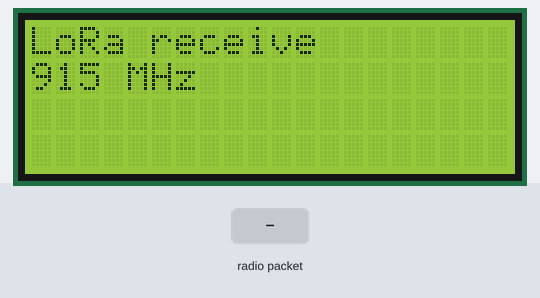
A sketch run on a simulated STM32 Blue Pill. Shown: 20×4 character LCD. Inputs (shaded band) come from the test bench. No radio packets arrive unless stated; what the sketch prints to the serial monitor is not drawn.

Above: at 0.2 s.
6.4 s: radio packet "1" arrives
At 7.3 s:
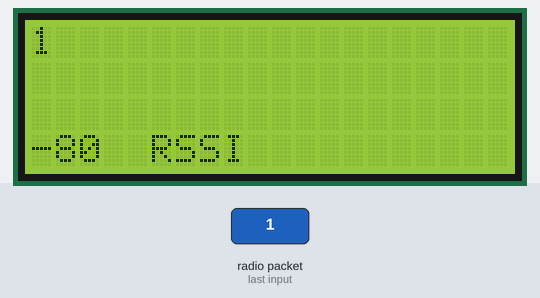
7.9 s: radio packet "0" arrives
At 8.4 s:
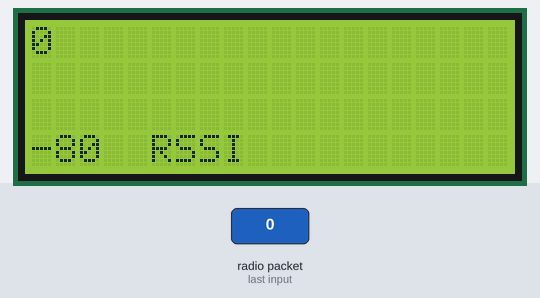
9.4 s: radio packet "2" arrives
Timing chart, 0 to 12.4 s (numbered marks = the images above; inputs shaded):
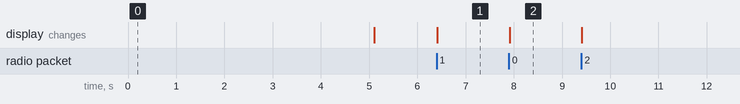

Measured:
- after the input at 6.4 s, the display: changes at once (image 1)
- after the input at 7.9 s, the display: changes at once (image 2)

The sketch:

LoRaReceiver_STM32_bluepill.ino
```cpp
// April 2019 Sketch name 'LoRaReceiver_STM32_bluepill.ino'
// The following 3 LoRa sender sketches will work with this receiver sketch.
// 1. Companion Sketch name 'LoRaSender_STM32_bluepill.ino'
// 2. Companion Sketch name 'LoRaSender_STM32_bluepill_BME280.ino'
// 3. Companion Sketch name 'LoRaSender_STM32_bluepill_BME280_INA219.ino'
// RFM95 pins to bluepill pins: SCK-PA5, MISO-PA6, MOSI-PA7, DIO0-PA1, SS-PA4, RESET-PC13
// using modified Sandeep Mistry library 'LoRa.h' to 'LoRa_STM32.h' by Armtronix
// LoRa_STM32.h library is located in Documents/Arduino/libraries/arduino-LoRa-STM32-master
// I2C STM32 pins SCL-PB6, SDA-PB7
// LCD I2C 1602 or 2004 display - 2/4 lines, 16/20 characters per line

#include <SPI.h>
#include <LoRa_STM32.h>
#include <Wire.h>
#include <LiquidCrystal_I2C.h>


// Set the LCD address to 0x27 OR 0x3F for a 16/20 chars and 2/4 line display
// This LCD will display characters exactly as sent by the LoRa Sender
LiquidCrystal_I2C lcd(0x27, 20, 4);
//LiquidCrystal_I2C lcd(0x3F, 16, 2);

void setup() {
  Serial.begin(9600);
  //  while (!Serial);

  Serial.println("LoRa Receiver");

  if (!LoRa.begin(915E6)) {
    delay(500);
    //  Serial.println("Starting LoRa failed!");
    while (1);
  }

  // initialize the LCD
  lcd.begin();

  // Turn on the blacklight and print a message.
  lcd.backlight();
  lcd.clear();
  lcd.print("LoRa receive ");
  lcd.setCursor(0, 1);
  lcd.print("915 MHz");

  delay(5000);

  lcd.clear();
  lcd.setCursor(0, 0);

}

void loop() {


  // try to parse packet
  int packetSize = LoRa.parsePacket();
  if (packetSize) {
    // received a packet
    //    Serial.print("Received packet '");
    lcd.clear();
    // read packet
    while (LoRa.available()) {
      //  Serial.print((char)LoRa.read());
      lcd.print((char)LoRa.read());

    }

  lcd.setCursor(0, 3);
  lcd.print(LoRa.packetRssi()); lcd.print("  RSSI");
    // print RSSI of packet
   // Serial.print(LoRa.packetRssi());
   // Serial.println(" RSSI");

  }

}
```
